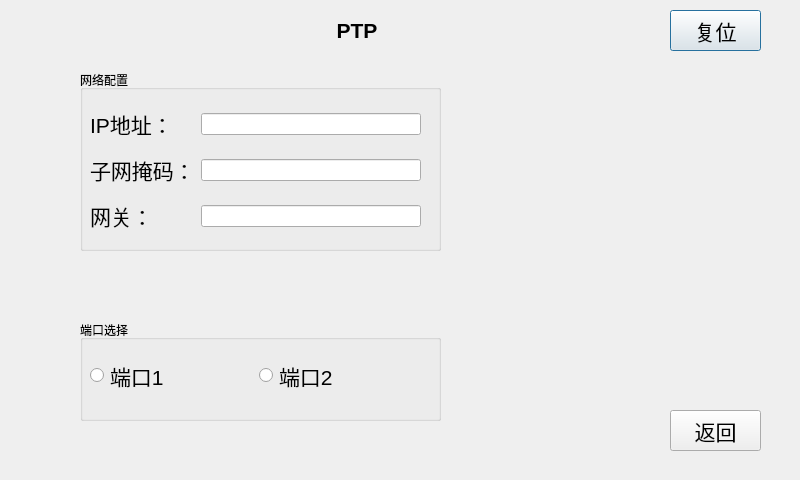
<?xml version="1.0" encoding="UTF-8"?>
<ui version="4.0">
 <class>setPTP</class>
 <widget class="QDialog" name="setPTP">
  <property name="geometry">
   <rect>
    <x>0</x>
    <y>0</y>
    <width>800</width>
    <height>480</height>
   </rect>
  </property>
  <property name="windowTitle">
   <string>Dialog</string>
  </property>
  <widget class="QLabel" name="label">
   <property name="geometry">
    <rect>
     <x>330</x>
     <y>20</y>
     <width>54</width>
     <height>21</height>
    </rect>
   </property>
   <property name="font">
    <font>
     <pointsize>16</pointsize>
     <weight>75</weight>
     <bold>true</bold>
    </font>
   </property>
   <property name="text">
    <string>PTP</string>
   </property>
   <property name="alignment">
    <set>Qt::AlignCenter</set>
   </property>
  </widget>
  <widget class="QPushButton" name="pushButton_6">
   <property name="geometry">
    <rect>
     <x>670</x>
     <y>10</y>
     <width>91</width>
     <height>41</height>
    </rect>
   </property>
   <property name="font">
    <font>
     <pointsize>16</pointsize>
    </font>
   </property>
   <property name="text">
    <string>复位</string>
   </property>
  </widget>
  <widget class="QPushButton" name="pushButton_5">
   <property name="geometry">
    <rect>
     <x>670</x>
     <y>410</y>
     <width>91</width>
     <height>41</height>
    </rect>
   </property>
   <property name="font">
    <font>
     <pointsize>16</pointsize>
    </font>
   </property>
   <property name="text">
    <string>返回</string>
   </property>
  </widget>
  <widget class="QGroupBox" name="groupBox">
   <property name="geometry">
    <rect>
     <x>80</x>
     <y>320</y>
     <width>361</width>
     <height>101</height>
    </rect>
   </property>
   <property name="title">
    <string>端口选择</string>
   </property>
   <widget class="QWidget" name="">
    <property name="geometry">
     <rect>
      <x>10</x>
      <y>40</y>
      <width>331</width>
      <height>31</height>
     </rect>
    </property>
    <layout class="QHBoxLayout" name="horizontalLayout">
     <item>
      <widget class="QRadioButton" name="radioButton">
       <property name="font">
        <font>
         <pointsize>16</pointsize>
        </font>
       </property>
       <property name="text">
        <string>端口1</string>
       </property>
       <attribute name="buttonGroup">
        <string notr="true">buttonGroup</string>
       </attribute>
      </widget>
     </item>
     <item>
      <widget class="QRadioButton" name="radioButton_2">
       <property name="font">
        <font>
         <pointsize>16</pointsize>
        </font>
       </property>
       <property name="text">
        <string>端口2</string>
       </property>
       <attribute name="buttonGroup">
        <string notr="true">buttonGroup</string>
       </attribute>
      </widget>
     </item>
    </layout>
   </widget>
  </widget>
  <widget class="QGroupBox" name="groupBox_2">
   <property name="geometry">
    <rect>
     <x>80</x>
     <y>70</y>
     <width>361</width>
     <height>181</height>
    </rect>
   </property>
   <property name="title">
    <string>网络配置</string>
   </property>
   <widget class="QWidget" name="layoutWidget">
    <property name="geometry">
     <rect>
      <x>10</x>
      <y>30</y>
      <width>331</width>
      <height>141</height>
     </rect>
    </property>
    <layout class="QGridLayout" name="gridLayout">
     <item row="0" column="0">
      <widget class="QLabel" name="label_2">
       <property name="font">
        <font>
         <pointsize>16</pointsize>
        </font>
       </property>
       <property name="text">
        <string>IP地址：</string>
       </property>
      </widget>
     </item>
     <item row="0" column="1">
      <widget class="QLineEdit" name="lineEdit"/>
     </item>
     <item row="1" column="0">
      <widget class="QLabel" name="label_3">
       <property name="font">
        <font>
         <pointsize>16</pointsize>
        </font>
       </property>
       <property name="text">
        <string>子网掩码：</string>
       </property>
      </widget>
     </item>
     <item row="1" column="1">
      <widget class="QLineEdit" name="lineEdit_2"/>
     </item>
     <item row="2" column="0">
      <widget class="QLabel" name="label_4">
       <property name="font">
        <font>
         <pointsize>16</pointsize>
        </font>
       </property>
       <property name="text">
        <string>网关：</string>
       </property>
      </widget>
     </item>
     <item row="2" column="1">
      <widget class="QLineEdit" name="lineEdit_3"/>
     </item>
    </layout>
   </widget>
  </widget>
  <zorder>groupBox</zorder>
  <zorder>groupBox_2</zorder>
  <zorder>label</zorder>
  <zorder>pushButton_6</zorder>
  <zorder>pushButton_5</zorder>
  <zorder>radioButton</zorder>
  <zorder>radioButton_2</zorder>
 </widget>
 <resources/>
 <connections>
  <connection>
   <sender>pushButton_5</sender>
   <signal>clicked()</signal>
   <receiver>setPTP</receiver>
   <slot>close()</slot>
   <hints>
    <hint type="sourcelabel">
     <x>713</x>
     <y>434</y>
    </hint>
    <hint type="destinationlabel">
     <x>590</x>
     <y>447</y>
    </hint>
   </hints>
  </connection>
 </connections>
 <buttongroups>
  <buttongroup name="buttonGroup"/>
 </buttongroups>
</ui>
